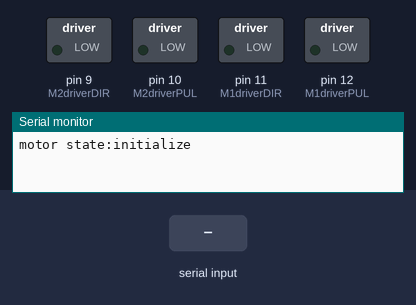
A sketch run on a simulated Arduino Uno, built with avr-gcc and run on an emulated ATmega328P. Shown: switched loads named in the sketch (green lamp = pin HIGH), the last lines printed to the serial monitor. The test bench sets the inputs (shaded band).

Above: at 1.4 s.
1.5 s: "A" received over Serial
At 2.1 s:
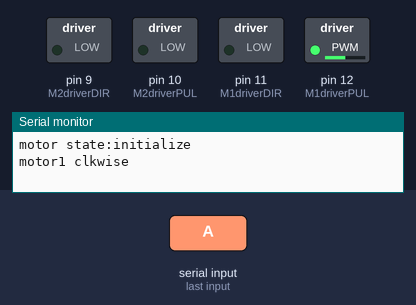
3.0 s: "B" received over Serial
At 3.6 s:
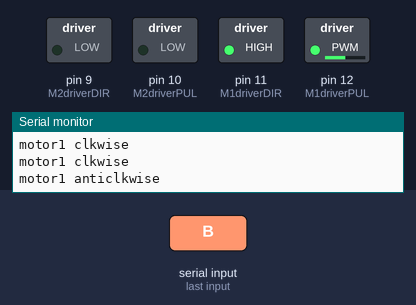
4.6 s: "E" received over Serial
At 6.0 s:
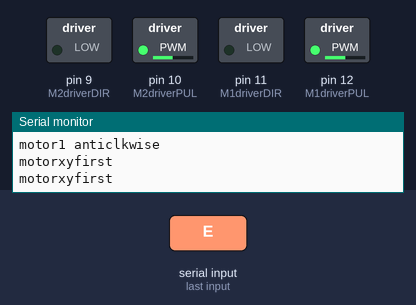
6.3 s: "F" received over Serial
At 6.7 s:
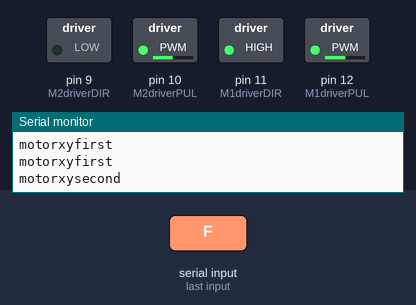
7.8 s: "G" received over Serial
At 8.9 s:
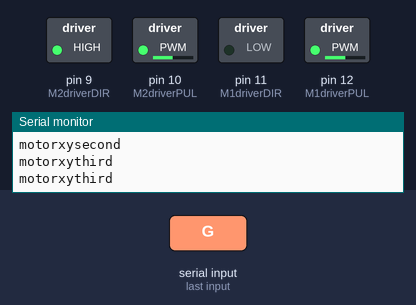
9.4 s: "H" received over Serial
At 10.0 s:
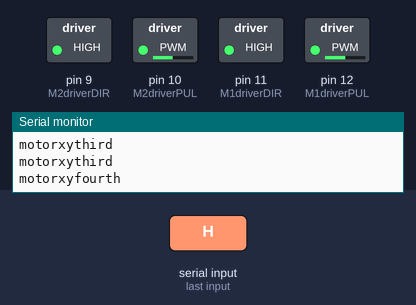
Timing chart, 0 to 12.1 s (numbered marks = the images above; inputs shaded):
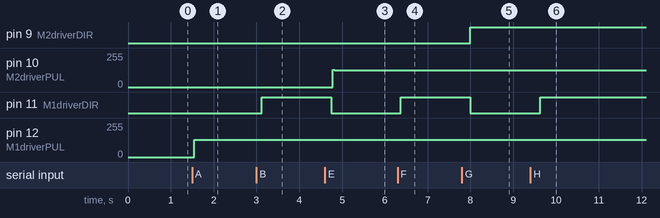

The sketch:

uno_rasp_pi.ino
```cpp
int M1driverPUL = 12;    // motor1 Pulse pin
int M1driverDIR = 11;    // motor1 Direection pin


int M2driverPUL = 10;    // motor2 Pulse pin
int M2driverDIR = 9;    // motor2 Direection pin


char c;
int i,j,k,l;
int full_cycle=400;
int half_cycle=200;
int stepsPerTurn = 200;
int RPM = 160;
float stepsPerSecond = (stepsPerTurn*RPM)/60;
float waitInMilliseconds = (1/stepsPerSecond)*1000;

void setup() {
//  pinMode(LED_BUILTIN, OUTPUT);
  Serial.begin(9600);
  pinMode (M1driverPUL, OUTPUT);
  pinMode (M1driverDIR, OUTPUT);
  pinMode (M2driverPUL, OUTPUT);
  pinMode (M2driverDIR, OUTPUT);

  Serial.println("motor state:initialize");
  delay(200);

}

void loop() {
   while (Serial.available() > 0)
  c = Serial.read();
  {
    if (c=='A')
      {
      Serial.println("motor1 clkwise");
      digitalWrite(M1driverDIR,LOW);
      for(i=0;i<full_cycle;i++)
        {
        digitalWrite(M1driverPUL,HIGH);
        delay(waitInMilliseconds);
        digitalWrite(M1driverPUL,LOW);
        delay(waitInMilliseconds);
        }
      }
        else if (c=='B')
          {
          Serial.println("motor1 anticlkwise");
          digitalWrite(M1driverDIR,HIGH);
          for(j=0;j<full_cycle;j++)
              {
              digitalWrite(M1driverPUL,HIGH);
              delay(waitInMilliseconds);
              digitalWrite(M1driverPUL,LOW);
              delay(waitInMilliseconds);
              }
           }
            else if (c=='C')
                {
                  Serial.println("motor2 clkwise");
                  digitalWrite(M2driverDIR,HIGH);
                  for(k=0;k<full_cycle;k++)
                      {
                      digitalWrite(M2driverPUL,HIGH);
                      delay(waitInMilliseconds);
                      digitalWrite(M2driverPUL,LOW);
                      delay(waitInMilliseconds);
                      }
                 }
                  else if (c=='D')
                    {
                      Serial.println("motor2 anticlkwise");
                      digitalWrite(M2driverDIR,LOW);
                      for(l=0;l<full_cycle;l++)
                        {
                        digitalWrite(M2driverPUL,HIGH);
                        delay(waitInMilliseconds);
                        digitalWrite(M2driverPUL,LOW);
                        delay(waitInMilliseconds);
                        }
                    }

                      else if (c=='E')
                        {
                          Serial.println("motorxyfirst");
                          digitalWrite(M1driverDIR,LOW);
                          digitalWrite(M2driverDIR,LOW);
                          for(k=0;k<full_cycle;k++)
                            {
                            digitalWrite(M1driverPUL,HIGH);
                            digitalWrite(M2driverPUL,HIGH);
                            delay(waitInMilliseconds);
                            digitalWrite(M1driverPUL,LOW);
                            digitalWrite(M2driverPUL,LOW);
                            delay(waitInMilliseconds);
                            }
                        }
                          else if (c=='F')
                            {
                              Serial.println("motorxysecond");
                              digitalWrite(M1driverDIR,HIGH);
                              digitalWrite(M2driverDIR,LOW);
                              for(k=0;k<full_cycle;k++)
                                {
                                digitalWrite(M1driverPUL,HIGH);
                                digitalWrite(M2driverPUL,HIGH);
                                delay(waitInMilliseconds);
                                digitalWrite(M1driverPUL,LOW);
                                digitalWrite(M2driverPUL,LOW);
                                delay(waitInMilliseconds);
                                }
                              }

                              else if (c=='G')
                                {
                                  Serial.println("motorxythird");
                                  digitalWrite(M1driverDIR,LOW);
                                  digitalWrite(M2driverDIR,HIGH);
                                  for(k=0;k<full_cycle;k++)
                                      {
                                      digitalWrite(M1driverPUL,HIGH);
                                      digitalWrite(M2driverPUL,HIGH);
                                      delay(waitInMilliseconds);
                                      digitalWrite(M1driverPUL,LOW);
                                      digitalWrite(M2driverPUL,LOW);
                                      delay(waitInMilliseconds);
                                      }
                                }
                                  else if (c=='H')
                                    {
                                      Serial.println("motorxyfourth");
                                      digitalWrite(M1driverDIR,HIGH);
                                      digitalWrite(M2driverDIR,HIGH);
                                      for(k=0;k<full_cycle;k++)
                                        {
                                        digitalWrite(M1driverPUL,HIGH);
                                        digitalWrite(M2driverPUL,HIGH);
                                        delay(waitInMilliseconds);
                                        digitalWrite(M1driverPUL,LOW);
                                        digitalWrite(M2driverPUL,LOW);
                                        delay(waitInMilliseconds);
                                        }
                                      }

                                                   else if (c=='I')
                                                   {
                                                    Serial.println("motor stop");
                                                    digitalWrite(M1driverPUL,LOW);
                                                    digitalWrite(M2driverPUL,LOW);

                                                   }
}
}
```

Measured:
- after the input at 1.5 s, pin 12 (M1driverPUL): 0/255 → 129/255 after 0.05 s
- after the input at 3.0 s, pin 11 (M1driverDIR): LOW → HIGH after 0.12 s
- after the input at 4.6 s, pin 10 (M2driverPUL): 0/255 → 125/255 after 0.19 s; pin 11 (M1driverDIR): HIGH → LOW after 0.14 s
- after the input at 6.3 s, pin 11 (M1driverDIR): LOW → HIGH after 0.07 s
- after the input at 7.8 s, pin 9 (M2driverDIR): LOW → HIGH after 0.20 s; pin 11 (M1driverDIR): HIGH → LOW after 0.20 s
- after the input at 9.4 s, pin 11 (M1driverDIR): LOW → HIGH after 0.23 s
